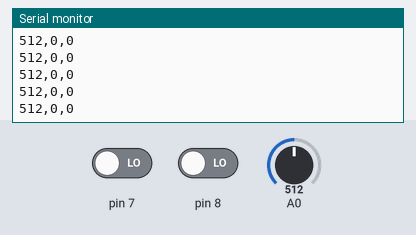
A sketch run on a simulated Arduino Uno, built with avr-gcc and run on an emulated ATmega328P. On the bench: the last lines printed to the serial monitor. The test bench sets the inputs (shaded band); at power-on: A0 = 512, pin 7 LOW, pin 8 LOW.

Above: at 2.7 s.
2.8 s: A0 set to 987
At 3.7 s:
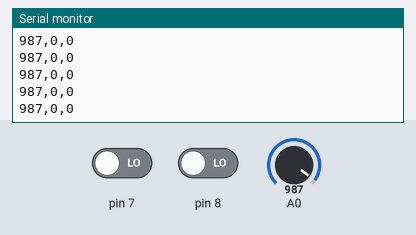
4.3 s: A0 set to 1012
At 4.8 s:
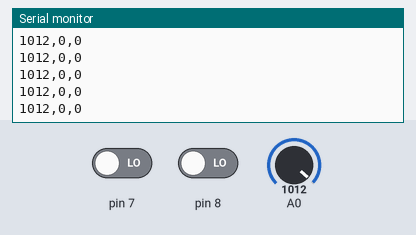
Timing chart, 0 to 7.3 s (numbered marks = the images above; inputs shaded):
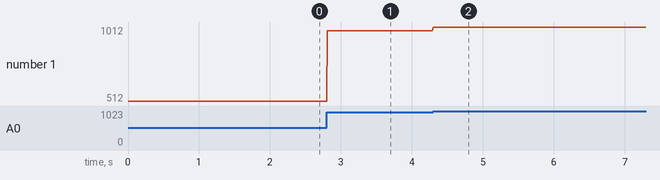

Measured:
- after the input at 2.8 s, the serial monitor: prints a new line at once (image 1)
- after the input at 4.3 s, the serial monitor: prints a new line at once (image 2)
- plotted number 1: 512 → 987 after the input at 2.8 s, 987 → 1012 after the input at 4.3 s

The sketch:

UnityArduino.ino
```cpp
// Arduino to Unity Bridge

// Connect three sensors of any type, send their values to print
int one = 0;
int two = 0;
int tre = 0;

void setup() {
  Serial.begin(9600);
  pinMode(7, INPUT);
  pinMode(8, INPUT);
}

void loop() {
  one = analogRead(A0);
  two = digitalRead(7);
  tre = digitalRead(8);


  Serial.print(one);
  Serial.print(",");
  Serial.print(two);
  Serial.print(",");
  Serial.println(tre);
  delay(10);

}
```
